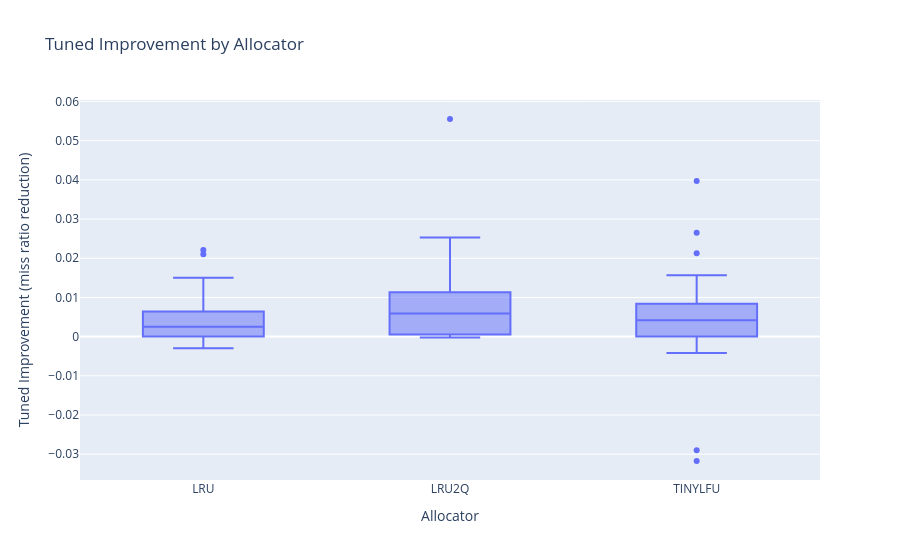

The notebook cell this image was saved under:
### Code cell
plot_df = remapped_df[(remapped_df['monitor_interval'] == 50_000) | (remapped_df['rebalance_strategy'] == 'disabled')]
plot_df = plot_df[(plot_df['tag'].isna()) | (plot_df['tag'] == 'warm-cold')]
plot_tuned_improvement_by_allocator(plot_df)

### Figure 1 — Plotly figure (JSON) as saved in the notebook; plotly's stock layout.template omitted (floating-point values rounded to 4 significant figures)
{"data": [{"alignmentgroup": "True", "hovertemplate": "allocator=%{x}<br>tuned_improvement=%{y}<extra></extra>", "legendgroup": "", "marker": {"color": "#636efa"}, "name": "", "notched": false, "offsetgroup": "", "orientation": "v", "showlegend": false, "type": "box", "x": ["LRU", "LRU2Q", "TINYLFU", "LRU", "LRU2Q", "TINYLFU", "LRU", "LRU2Q", "TINYLFU", "LRU", "LRU2Q", "TINYLFU", "LRU", "LRU2Q", "TINYLFU", "LRU", "LRU2Q", "TINYLFU", "LRU", "LRU2Q", "TINYLFU", "LRU", "LRU2Q", "TINYLFU", "LRU", "LRU2Q", "TINYLFU", "LRU", "LRU2Q", "TINYLFU", "LRU", "LRU2Q", "TINYLFU", "LRU", "LRU2Q", "TINYLFU", "LRU", "LRU2Q", "TINYLFU", "LRU", "LRU2Q", "TINYLFU", "LRU", "LRU2Q", "TINYLFU", "LRU", "LRU2Q", "TINYLFU", "LRU", "LRU2Q", "TINYLFU", "LRU", "LRU2Q", "TINYLFU", "LRU", "LRU2Q", "TINYLFU", "LRU", "LRU2Q", "TINYLFU", "LRU", "LRU2Q", "TINYLFU", "LRU", "LRU2Q", "TINYLFU", "LRU", "LRU2Q", "TINYLFU", "LRU", "LRU2Q", "TINYLFU"], "x0": " ", "xaxis": "x", "y": [0.007419, 0.006956, 0.007415, 0.002135, 0.01241, 0.005024, -1.437e-08, -1.437e-08, -7.186e-09, 0.02105, 0.02528, 0.01567, 0.003783, 0.007707, 0.005147, 3.477e-06, 2.573e-05, 6.76e-06, 0.005354, 0.01039, 0.007401, 0.002868, 0.002379, -0.03174, 0.02213, 0.01946, 0.0213, 0.007729, 0.001611, 0.002433, 2.237e-09, 0.0, 0.0, 0.015, 0.05554, 0.03973, 1.729e-05, 9.888e-06, 0.0265, -0.001625, -0.0002545, -0.001632, 3.113e-05, 8.2e-08, 0.005516, 0.0124, 0.005595, 0.01289, -0.002965, 0.001888, -0.00248, 0.003999, 0.01223, 0.006729, -0.0007644, 0.01408, -0.004187, -0.00268, 0.007497, 0.009391, 0.001116, 0.001469, 0.0007626, 0.003386, 0.006252, 0.002673, 0.00362, 0.01034, 0.003388, 0.00183, 0.001068, -0.02898], "y0": " ", "yaxis": "y"}], "layout": {"boxmode": "group", "legend": {"tracegroupgap": 0}, "title": {"text": "Tuned Improvement by Allocator"}, "xaxis": {"anchor": "y", "domain": [0, 1], "title": {"text": "Allocator"}}, "yaxis": {"anchor": "x", "domain": [0, 1], "title": {"text": "Tuned Improvement (miss ratio reduction)"}}}}
